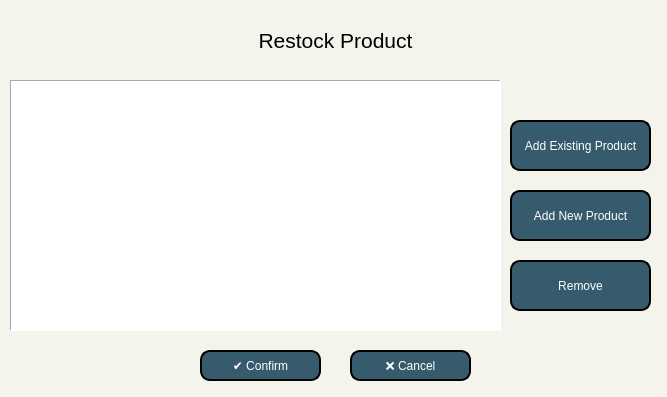
<?xml version="1.0" encoding="UTF-8"?>
<ui version="4.0">
 <class>PrRestock</class>
 <widget class="QDialog" name="PrRestock">
  <property name="geometry">
   <rect>
    <x>0</x>
    <y>0</y>
    <width>667</width>
    <height>397</height>
   </rect>
  </property>
  <property name="windowTitle">
   <string>Restock Product</string>
  </property>
  <property name="windowIcon">
   <iconset>
    <normaloff>img/econologo_bkgd 200.png</normaloff>img/econologo_bkgd 200.png</iconset>
  </property>
  <property name="styleSheet">
   <string notr="true">background-color: #f4f4ec;</string>
  </property>
  <widget class="QLabel" name="lblTitle">
   <property name="geometry">
    <rect>
     <x>10</x>
     <y>10</y>
     <width>651</width>
     <height>61</height>
    </rect>
   </property>
   <property name="font">
    <font>
     <pointsize>16</pointsize>
    </font>
   </property>
   <property name="text">
    <string>Restock Product</string>
   </property>
   <property name="alignment">
    <set>Qt::AlignCenter</set>
   </property>
  </widget>
  <widget class="QTableWidget" name="tabPrRestockTable">
   <property name="geometry">
    <rect>
     <x>10</x>
     <y>80</y>
     <width>491</width>
     <height>251</height>
    </rect>
   </property>
   <property name="sizePolicy">
    <sizepolicy hsizetype="Fixed" vsizetype="Fixed">
     <horstretch>0</horstretch>
     <verstretch>0</verstretch>
    </sizepolicy>
   </property>
   <property name="maximumSize">
    <size>
     <width>771</width>
     <height>351</height>
    </size>
   </property>
   <property name="styleSheet">
    <string notr="true">background: #ffffff</string>
   </property>
   <property name="frameShape">
    <enum>QFrame::Panel</enum>
   </property>
  </widget>
  <widget class="QPushButton" name="btnAdd">
   <property name="geometry">
    <rect>
     <x>510</x>
     <y>120</y>
     <width>141</width>
     <height>51</height>
    </rect>
   </property>
   <property name="styleSheet">
    <string notr="true">QPushButton{
	background: #365b6d;
	color: white;
	border-style: outset;
	border-width: 2px;
	border-radius:10px;
	border-color: black;
}
QPushButton:hover {
    background-color: #53786d;
	border: 2px solid black;
}
QPushButton:pressed {
    border-style: inset;
    background-color: #365b6d;
}</string>
   </property>
   <property name="text">
    <string>Add Existing Product</string>
   </property>
  </widget>
  <widget class="QPushButton" name="btnAddNew">
   <property name="geometry">
    <rect>
     <x>510</x>
     <y>190</y>
     <width>141</width>
     <height>51</height>
    </rect>
   </property>
   <property name="styleSheet">
    <string notr="true">QPushButton{
	background: #365b6d;
	color: white;
	border-style: outset;
	border-width: 2px;
	border-radius:10px;
	border-color: black;
}
QPushButton:hover {
    background-color: #53786d;
	border: 2px solid black;
}
QPushButton:pressed {
    border-style: inset;
    background-color: #365b6d;
}</string>
   </property>
   <property name="text">
    <string>Add New Product</string>
   </property>
  </widget>
  <widget class="QPushButton" name="btnCancel">
   <property name="geometry">
    <rect>
     <x>350</x>
     <y>350</y>
     <width>121</width>
     <height>31</height>
    </rect>
   </property>
   <property name="styleSheet">
    <string notr="true">QPushButton{
	background: #365b6d;
	color: white;
	border-style: outset;
	border-width: 2px;
	border-radius:10px;
	border-color: black;
}
QPushButton:hover {
    background-color: #53786d;
	border: 2px solid black;
}
QPushButton:pressed {
    border-style: inset;
    background-color: #365b6d;
}</string>
   </property>
   <property name="text">
    <string>❌ Cancel</string>
   </property>
  </widget>
  <widget class="QPushButton" name="btnConfirm">
   <property name="geometry">
    <rect>
     <x>200</x>
     <y>350</y>
     <width>121</width>
     <height>31</height>
    </rect>
   </property>
   <property name="styleSheet">
    <string notr="true">QPushButton{
	background: #365b6d;
	color: white;
	border-style: outset;
	border-width: 2px;
	border-radius:10px;
	border-color: black;
}
QPushButton:hover {
    background-color: #53786d;
	border: 2px solid black;
}
QPushButton:pressed {
    border-style: inset;
    background-color: #365b6d;
}</string>
   </property>
   <property name="text">
    <string>✔️ Confirm</string>
   </property>
  </widget>
  <widget class="QPushButton" name="btnRemove">
   <property name="geometry">
    <rect>
     <x>510</x>
     <y>260</y>
     <width>141</width>
     <height>51</height>
    </rect>
   </property>
   <property name="styleSheet">
    <string notr="true">QPushButton{
	background: #365b6d;
	color: white;
	border-style: outset;
	border-width: 2px;
	border-radius:10px;
	border-color: black;
}
QPushButton:hover {
    background-color: #53786d;
	border: 2px solid black;
}
QPushButton:pressed {
    border-style: inset;
    background-color: #365b6d;
}</string>
   </property>
   <property name="text">
    <string>Remove</string>
   </property>
  </widget>
 </widget>
 <resources/>
 <connections/>
</ui>
